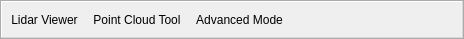
<?xml version="1.0" encoding="UTF-8"?>
<ui version="4.0">
 <class>lqInterfaceControlsToolbar</class>
 <widget class="QToolBar" name="lqInterfaceControlsToolbar">
  <property name="geometry">
   <rect>
    <x>0</x>
    <y>0</y>
    <width>464</width>
    <height>39</height>
   </rect>
  </property>
  <property name="windowTitle">
   <string>User Interface Controls</string>
  </property>
  <property name="orientation">
   <enum>Qt::Horizontal</enum>
  </property>
  <action name="actionLidarViewerSetup">
   <property name="checkable">
    <bool>true</bool>
   </property>
   <property name="icon">
    <iconset resource="../../../Components/Resources/lvComponents.qrc">
     <normaloff>:/lvComponents/Icons/lvLidarViewerSetup.svg</normaloff>:/lvComponents/Icons/lvLidarViewerSetup.svg</iconset>
   </property>
   <property name="text">
    <string>Lidar Viewer</string>
   </property>
   <property name="toolTip">
    <string>Switch to "Lidar Viewer" mode, for connecting, observing, and recording lidar data.</string>
   </property>
  </action>
  <action name="actionPointCloudToolSetup">
   <property name="checkable">
    <bool>true</bool>
   </property>
   <property name="icon">
    <iconset resource="../../../Components/Resources/lvComponents.qrc">
     <normaloff>:/lvComponents/Icons/lvPointCloudToolSetup.svg</normaloff>:/lvComponents/Icons/lvPointCloudToolSetup.svg</iconset>
   </property>
   <property name="text">
    <string>Point Cloud Tool</string>
   </property>
   <property name="toolTip">
    <string>Switch to "Point Cloud Tool" mode, to process and apply filters on non-temporal point clouds.</string>
   </property>
  </action>
  <action name="actionAdvancedModeSetup">
   <property name="checkable">
    <bool>true</bool>
   </property>
   <property name="icon">
    <iconset resource="../../../Components/Resources/lvComponents.qrc">
     <normaloff>:/lvComponents/Icons/lvAdvancedModeSetup.svg</normaloff>:/lvComponents/Icons/lvAdvancedModeSetup.svg</iconset>
   </property>
   <property name="text">
    <string>Advanced Mode</string>
   </property>
   <property name="toolTip">
    <string>Switch to "Advanced Mode" for an enhanced experience with the complete user interface and extra ParaView tools.</string>
   </property>
  </action>
  <addaction name="actionLidarViewerSetup"/>
  <addaction name="actionPointCloudToolSetup"/>
  <addaction name="actionAdvancedModeSetup"/>
 </widget>
 <resources>
  <include location="../../../Components/Resources/lvComponents.qrc"/>
 </resources>
 <connections/>
</ui>
